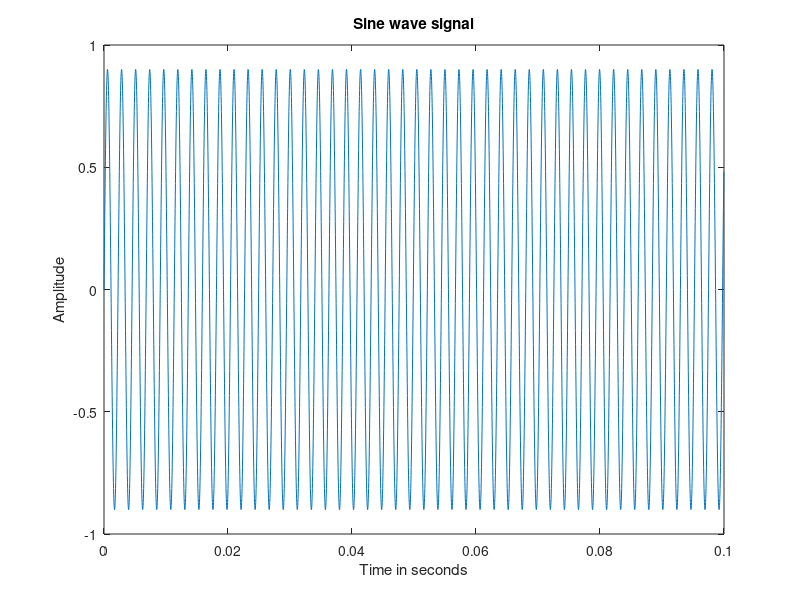

This chart was generated by the following MATLAB code:
Amp=0.9;
f=441;
fs = 44100;
ts= 1/fs;
t = 0:1/fs:(0.1-ts);
sig = Amp*sin(2*pi*f*t);
sound(sig,fs);
plot(t,sig);
audiowrite('sine1.wav',sig,fs);
title('Sine wave signal');
xlabel('Time in seconds');
ylabel('Amplitude');
